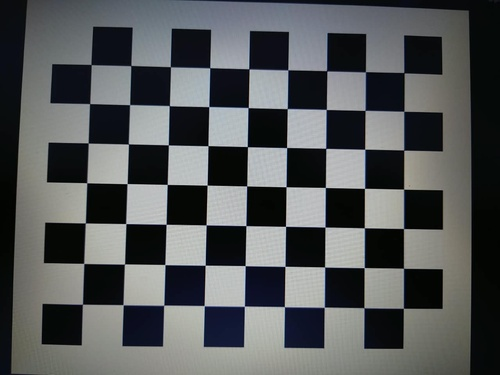
#> input picture calibration/images/WhatsApp Image 2026-11-04 at 6.46.22 PM.jpeg, 500 x 375 px, shrunk from 1280 x 960 before the run, found by its file name
$ python verify_undistortion.py
#> lines starting #> are read from the running program, lines starting #| are printed output that depends on the picture; after the words box and inside, x2 and y2 are one past the last pixel; in counts of white or black regions, pixels touching at a corner belong together
import os
import cv2
import numpy as np

def verify_undistortion(
    sample_image_path="calibration/images/WhatsApp Image 2026-11-04 at 6.46.22 PM.jpeg",
    params_path="calibration/camera_params.npz",
    output_comparison_path="calibration/undistortion_comparison.png"
):
    """
    Loads saved camera parameters, undistorts a sample calibration image,
    draws reference grid lines, and saves side-by-side verification.
    """
#> called with params_path = 'calibration/camera_params.npz', output_comparison_path = 'calibration/undistortion_comparison.png'
    if not os.path.exists(params_path):
        raise FileNotFoundError(f"Parameters not found: {params_path}")

    data = np.load(params_path)
#> (reads calibration/camera_params.npz from the repository)
    K = data["camera_matrix"]
    D = data["dist_coeffs"]

    img = cv2.imread(sample_image_path)
#> img is the input picture: shape (375, 500, 3); mean B, G, R 88, 87.1, 84.5
    if img is None:
        raise FileNotFoundError(f"Sample image not found: {sample_image_path}")

    h, w = img.shape[:2]
#> h = 375; w = 500
    # Optimal new camera matrix
    new_K, roi = cv2.getOptimalNewCameraMatrix(K, D, (w, h), 1, (w, h))
#> roi = (54, 45, 445, 328)
    undistorted = cv2.undistort(img, K, D, None, new_K)
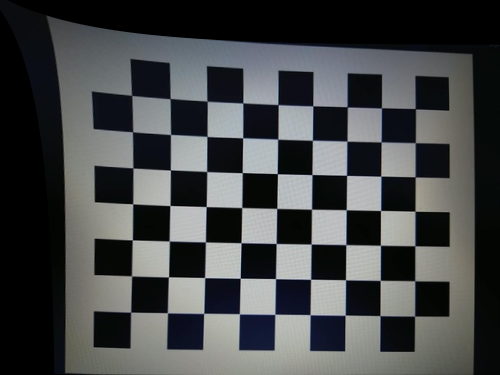
#> undistorted: shape (375, 500, 3); mean B, G, R 71.8, 71, 68.8

    # Draw reference straight lines across both to visually inspect straightness
    raw_drawn = img.copy()
    undist_drawn = undistorted.copy()

    # Draw horizontal grid lines across the image
    for y in range(h // 6, h, h // 6):
        cv2.line(raw_drawn, (0, y), (w, y), (0, 0, 255), 2)
        cv2.line(undist_drawn, (0, y), (w, y), (0, 255, 0), 2)
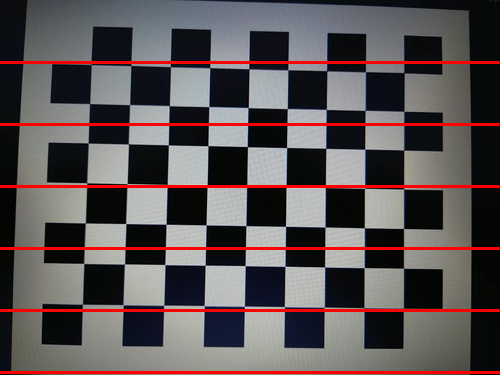
#> raw_drawn: shape (375, 500, 3); 4.8% of pixels changed, all inside (x1, y1, x2, y2) = (0, 61, 500, 374)
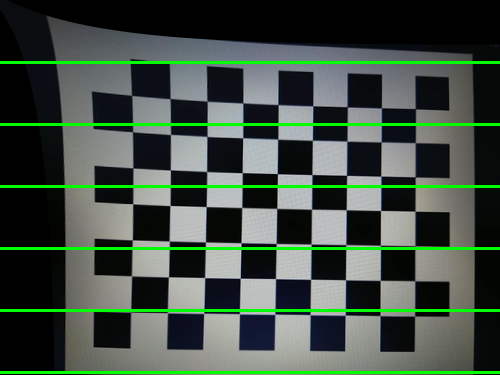
#> undist_drawn: shape (375, 500, 3); 4.8% of pixels changed, all inside (x1, y1, x2, y2) = (0, 61, 500, 374)

    cv2.putText(raw_drawn, "RAW (Distorted)", (30, 50), cv2.FONT_HERSHEY_SIMPLEX, 1.2, (0, 0, 255), 3)
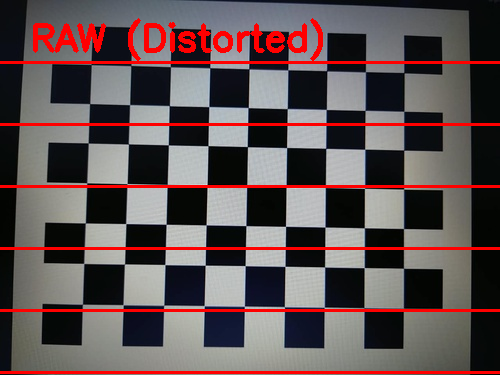
#> raw_drawn: shape (375, 500, 3); 2% of pixels changed, all inside (x1, y1, x2, y2) = (33, 18, 323, 61)
    cv2.putText(undist_drawn, "UNDISTORTED (Corrected)", (30, 50), cv2.FONT_HERSHEY_SIMPLEX, 1.2, (0, 255, 0), 3)
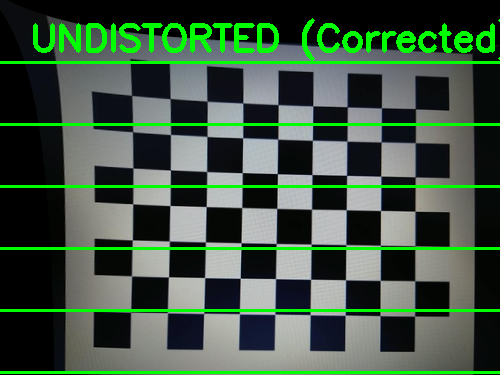
#> undist_drawn: shape (375, 500, 3); 3.08% of pixels changed, all inside (x1, y1, x2, y2) = (33, 18, 500, 61)

    combined = np.hstack([raw_drawn, undist_drawn])
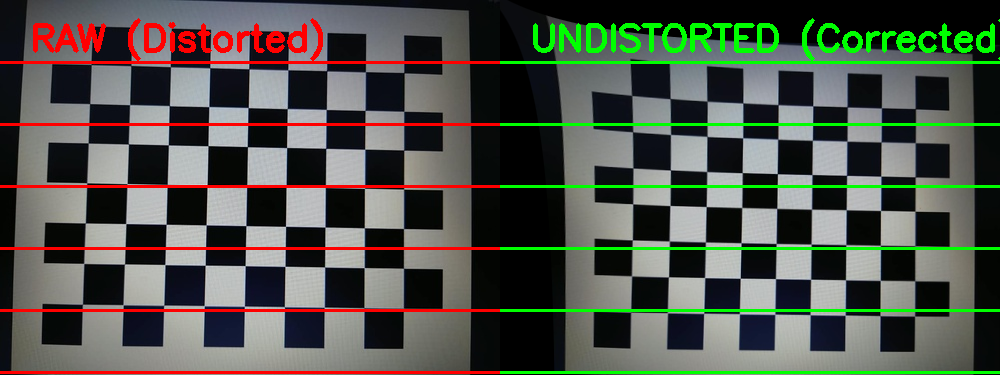
#> combined: shape (375, 1000, 3); mean B, G, R 74.2, 83.5, 79.9
    cv2.imwrite(output_comparison_path, combined)
    print(f"Undistortion verification saved to: {output_comparison_path}")

if __name__ == "__main__":
    verify_undistortion()
